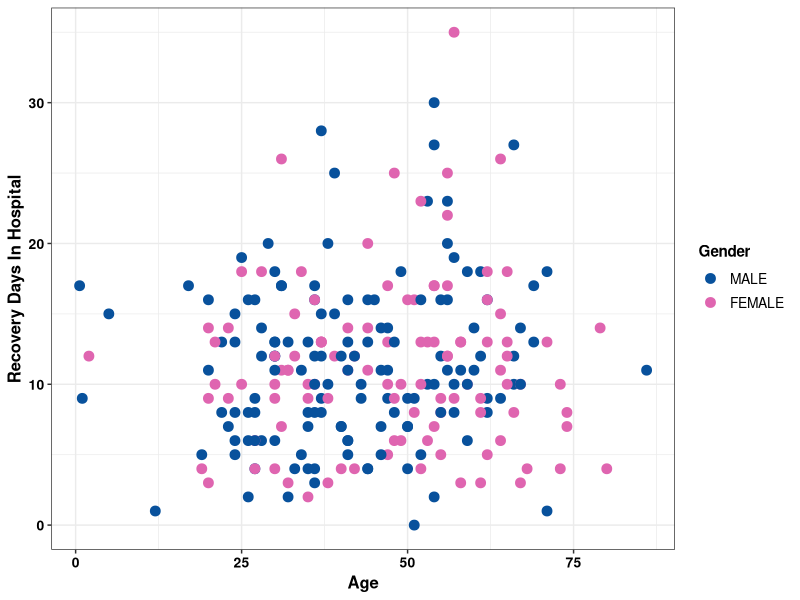

Source code (R):
###############################################
requiredPackages = c('ggplot2','dplyr')
package.check <- lapply(
  requiredPackages,
  FUN = function(x) {
    if (!require(x, character.only = TRUE)) {
      install.packages(x, dependencies = TRUE)
      library(x, character.only = TRUE)
    }
  }
)
###############################################
setwd("~/Singapore/Data") # Setting Working Directory
COVID <- read.csv('SortedRecoveryData.csv', sep=",", header = TRUE, fileEncoding="UTF-8-BOM")    

COVID <- COVID %>% 
  mutate(
   Gender1 = ifelse(Gender %in% c("MALE"), "A", "B") 
  )
  
pdf("~/Singapore/ScatterPlot.pdf", width = 6, height  = 6)
   
scatterPlot <- ggplot(COVID, aes(x=Age, y=DaysInHospital, color=Gender1)) + 
geom_point(size=3) +
scale_color_manual(name="Gender", values=c("#08519c", "#df65b0"), labels=c("MALE", "FEMALE")) +
xlab("Age")+
ylab("Recovery Days In Hospital") + 
theme_bw() + 
theme(legend.box.just = "right",
      legend.title = element_text(face = "bold"),
      legend.text = element_text(size = 10, colour = "black"),
      legend.margin = margin(6, 6, 6, 6), 
      axis.text.x = element_text(face="bold", color="black", size=10),
      axis.text.y = element_text(face="bold", color="black", size=10),
      axis.title=element_text(size=12,face="bold"))
scatterPlot
dev.off()
rm(list=ls())
###############################################